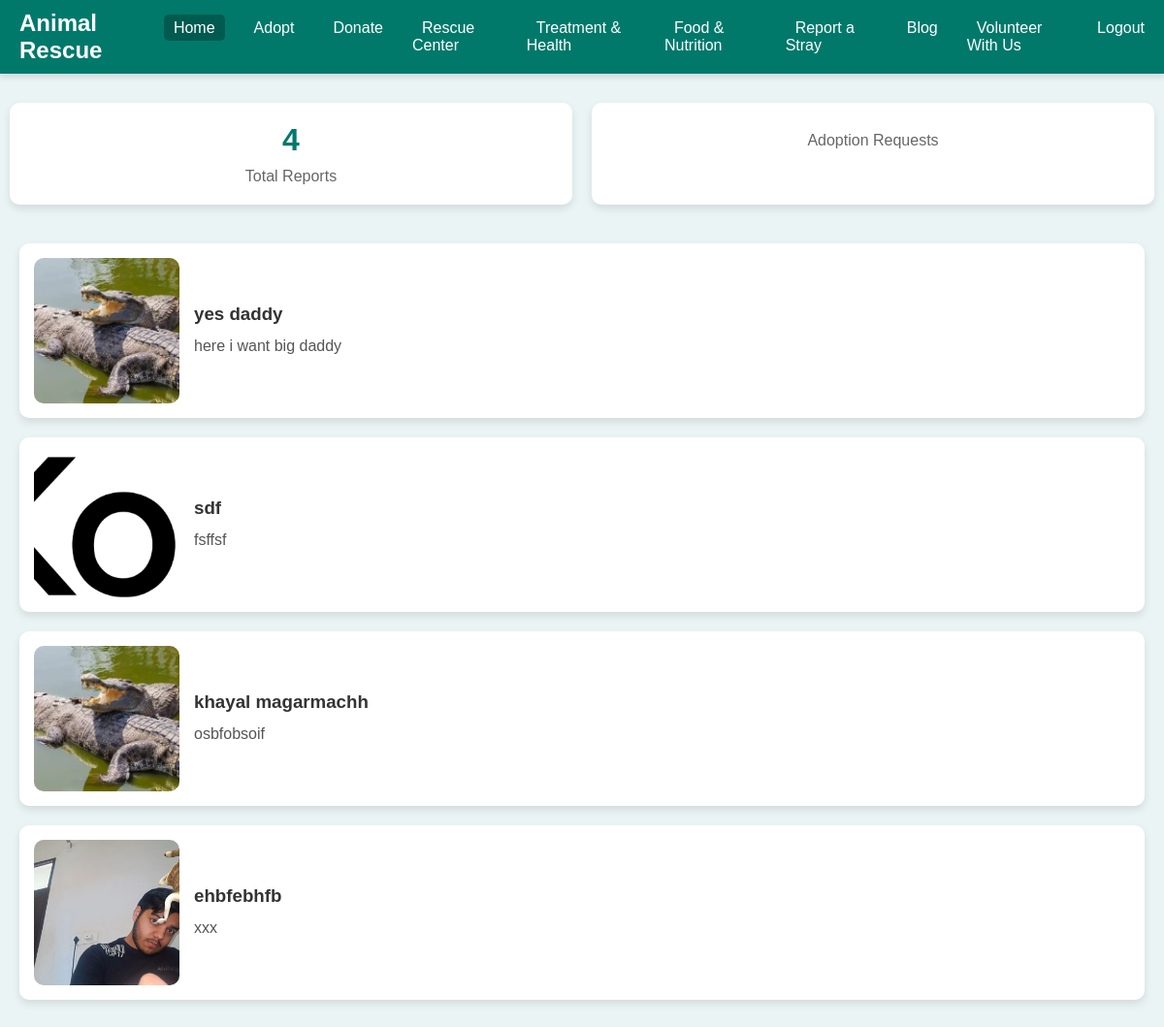
/feed/ (signed in), run on the app's committed database.
### feed/models.py (models this page shows, shortened)
class Report(models.Model):
    title = models.CharField(max_length=255)
    description = models.TextField()
    image = models.ImageField(upload_to='reports/')
    user = models.ForeignKey(User, on_delete=models.CASCADE)
    created_at = models.DateTimeField(auto_now_add=True)

### feed/views.py (the view)
# urls.py: path('', views.feed, name='feed'),  # Feed page
@login_required
def feed(request):
    reports = Report.objects.all()
    report_count = reports.count()  # Count the total number of reports
    return render(request, 'feed/feed.html', {'reports': reports, 'report_count': report_count})

### templates/feed/feed.html (shortened to what this page needs)
<!DOCTYPE html>
<html lang="en">
<head>
</head>
<body>
<nav class="navbar">
    <div class="logo">Animal Rescue</div>
    <ul>
        <li><a href="#" class="active">Home</a></li>
        <li><a href="{% url 'adoption_public' %}">Adopt</a></li>
        <li><a href="#">Donate</a></li>
        <li><a href="#">Rescue Center</a></li>
        <li><a href="#">Treatment & Health</a></li>
        <li><a href="#">Food & Nutrition</a></li>
        <li><a href="{% url 'report' %}">Report a Stray</a></li>
        <li><a href="#">Blog</a></li>
        <li><a href="{% url 'volunteer_form' %}">Volunteer With Us</a></li>
        <li>
            <form method="POST" action="{% url 'logout' %}" style="display: inline;">
                <button type="submit" style="background: none; border: none; color: white; cursor: pointer; font-size: 1rem;">Logout</button>
            </form>
        </li>
    </ul>
</nav>
<section class="statistics">
    <div class="card">
        <h2> {{ report_count }}</h2>
        <p>Total Reports</p>
    </div>
    <div class="card">
        <p>Adoption Requests</p>
    </div>
</section>
<section class="feed">
    {% for report in reports %}
    <div class="post">
        <img src="{{ report.image.url }}" alt="{{ report.title }}">
        <div class="content">
            <h3>{{ report.title }}</h3>
            <p>{{ report.description }}</p>
        </div>
    </div>
    {% empty %}
    <p>No reports found. Be the first to report a stray!</p>
    {% endfor %}
</section>
</body>
</html>

### templates/feed/feed.html (style rules this page uses)
* { margin: 0; padding: 0; box-sizing: border-box; font-family: Arial, sans-serif; }
body { background-color: #eaf4f4; color: #333; min-height: 100vh; overflow-x: hidden; }
.navbar { position: sticky; top: 0; background-color: #00796b; color: white; display: flex; justify-content: space-between; align-items: center; padding: 10px 20px; z-index: 1000; box-shadow: 0 4px 6px rgba(0, 0, 0, 0.1); }
.navbar .logo { font-size: 1.5rem; font-weight: bold; }
.navbar ul { list-style: none; display: flex; gap: 20px; }
.navbar ul li { display: inline; }
.navbar ul li a { color: white; text-decoration: none; font-size: 1rem; padding: 5px 10px; transition: background-color 0.3s ease; }
.active { background-color: #005a4f; border-radius: 5px; }
.statistics { display: flex; justify-content: space-around; margin: 20px auto; padding: 10px; gap: 20px; }
.statistics .card { background-color: white; box-shadow: 0 4px 8px rgba(0, 0, 0, 0.1); padding: 20px; border-radius: 10px; text-align: center; flex: 1; animation: fadeIn 1s ease; }
.statistics .card h2 { color: #00796b; font-size: 2rem; margin-bottom: 10px; }
.statistics .card p { font-size: 1rem; color: #666; }
.feed { margin: 20px auto; display: flex; flex-direction: column; gap: 20px; padding: 10px 20px; }
.feed .post { background-color: white; box-shadow: 0 4px 8px rgba(0, 0, 0, 0.1); border-radius: 10px; overflow: hidden; animation: fadeIn 1s ease; display: flex; align-items: center; gap: 15px; padding: 15px; }
.feed .post img { width: 150px; height: 150px; object-fit: cover; border-radius: 10px; }
.feed .post .content { flex: 1; }
.feed .post .content h3 { color: #333; margin-bottom: 10px; }
.feed .post .content p { color: #555; line-height: 1.5; }

### data on the page
Report: image (picture), title "yes daddy", description "here i want big daddy"
Report: image (picture), title "sdf", description "fsffsf"
Report: image (picture), title "khayal magarmachh", description "osbfobsoif"
Report: image (picture), title "ehbfebhfb", description "xxx"

### other printed values
{{ report_count }} "4"
